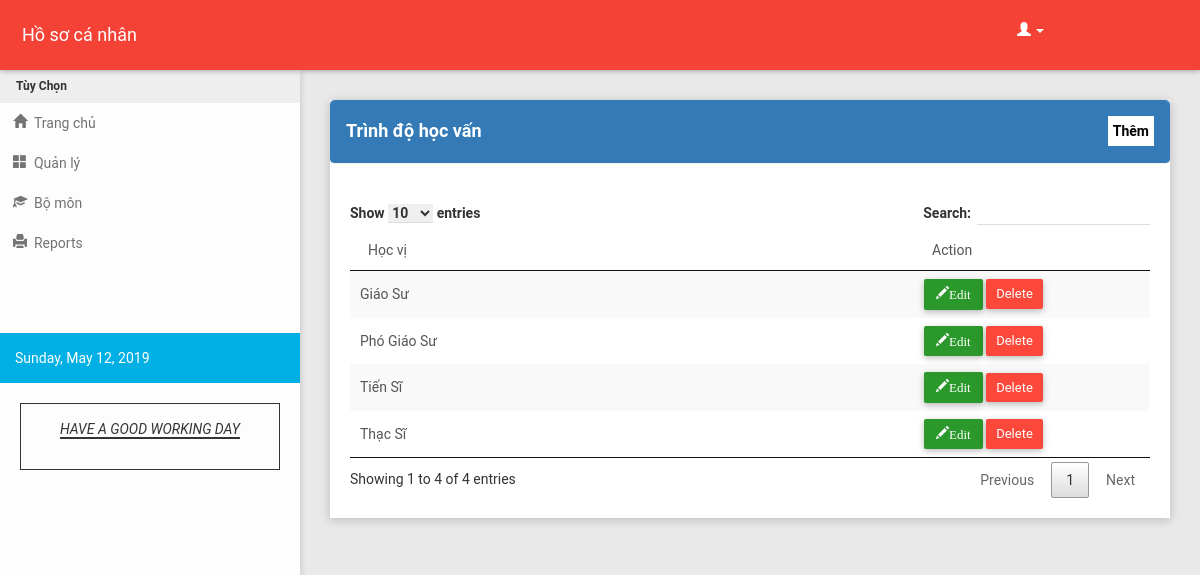
/rank_table.php, run on the app's committed database.
### tables this page shows
CREATE TABLE `tbl_academic_rank` (
  `rank_id` int(3) NOT NULL,
  `rank_name` varchar(50) NOT NULL
);

### rank_table.php (the view, shortened to what this page needs)
<?php
include("header.php");
?>
 <section class="content">
        <div class="container-fluid">
            <div class="row clearfix">
                <div class="col-lg-12 col-md-12 col-sm-12 col-xs-12">
                    <div class="card">
                        <div class = "panel panel-primary">
                            <div class = "panel-heading">
                                <h4>Trình độ học vấn</h4>
                                <a href="#" data-toggle="modal" data-target="#add_rank">
                                    <span class="print btn-default" style="width: auto;">Thêm<span>
                                </a>
                            </div>
                        </div>
                        <div id="print">
                            <div class="body">
                                <table id = "example" class = "stripe" cellspacing = "0" >
                                <thead>
                                    <tr>
                                        <td>Học vị</td>
                                        <td width = "200px">Action</td>
                                    </tr>
                                </thead>
                                <tbody>
                                <tr>
                                <?php
                                    include('connect.php');
                                    $display = $con->prepare("SELECT * FROM tbl_academic_rank  ORDER BY rank_id ASC");
                                    $display->execute();
                                    $fetch = $display->fetchAll();
                                    foreach($fetch as $key => $row) { ?>
                                        <td><?php echo $row['rank_name']; ?></td>
                                        <td>
                                         <?php include('edit_rank.php'); ?>
                                     <?php
                                     }?>
                        </div>
                    </div>
</section>
<?php
include("script.php");
?>

### edit_rank.php (shortened to what this page needs)
<a class="btn btn-success" href="#edit<?php echo $row['rank_id']?>" data-toggle="modal">
    <span class = "glyphicon glyphicon-pencil" aria-hidden = "true">Edit</span>
</a>
<span> <button class="btn btn-danger btn-sm remove" onclick="return deleletconfig()">Delete</button></span>
</div>

### css/style1.css (style rules this page uses)
a .print { float:right; margin-top: -35px; background-color: #fff; padding: 5px; color: #000; border: none; width: 50px; font-weight: bold; }

### assets/css/style.css (style rules this page uses)
.print { float: right; border: 1px solid #4caf50; padding: 2px 10px 2px 10px; text-decoration: none; color: #000; background-color: #f44336; }

### data on the page
tbl_academic_rank: rank_name "Giáo Sư"
tbl_academic_rank: rank_name "Phó Giáo Sư"
tbl_academic_rank: rank_name "Tiến Sĩ"
tbl_academic_rank: rank_name "Thạc Sĩ"
